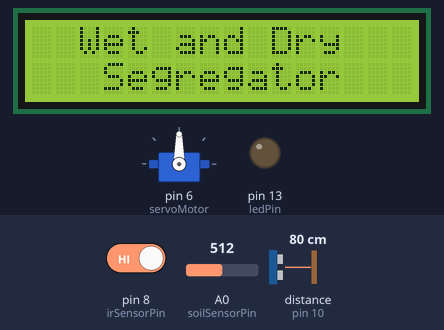
Bench run of a sketch on a simulated Arduino Uno, built with avr-gcc and run on an emulated ATmega328P. Parts: servo, 16×2 character LCD, output pins drawn as LEDs (lit = HIGH). Wiring (inferred from the names in the program): ultrasonic range finder: trigger pin 9; echo pin 10. The test bench sets the inputs (shaded band); at power-on: pin 8 (irSensorPin) HIGH, A0 (soilSensorPin) = 512, distance to the obstacle (sensor on pin 10) 80 cm. The echo pulse lasts 58.3 µs per cm; pins used as bus, display or sensor lines are not drawn; what the sketch prints to the serial monitor is not drawn.

Above: at 1.2 s.
1.3 s: pin 8 (irSensorPin) driven LOW
At 9.2 s:
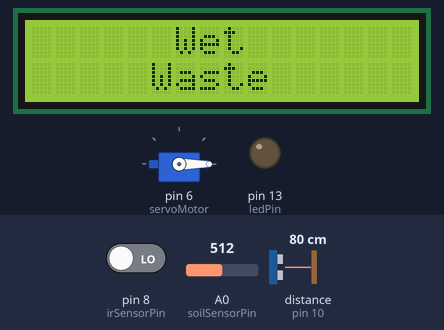
9.7 s: A0 (soilSensorPin) set to 991
16.8 s: A0 (soilSensorPin) set to 1013
At 25.9 s:
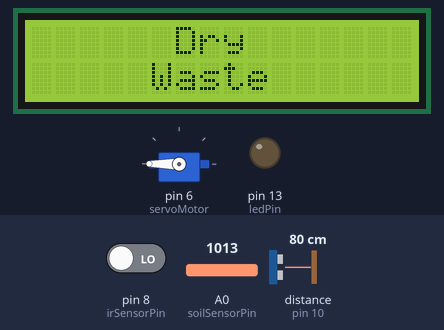
26.2 s: distance to the obstacle (sensor on pin 10) set to 12 cm
34.7 s: distance to the obstacle (sensor on pin 10) set to 9 cm
At 35.4 s:
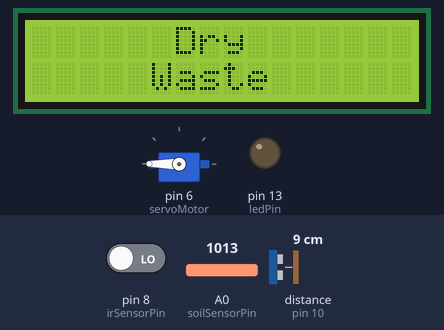
44.4 s: pin 8 (irSensorPin) driven HIGH
At 49.0 s:
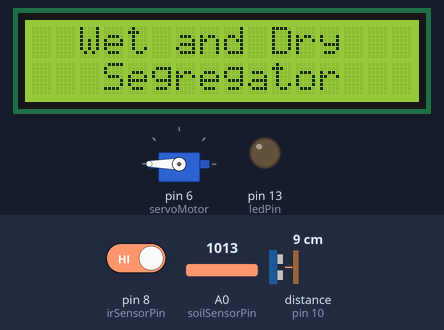
Timing chart, 0 to 50.5 s (numbered marks = the images above; inputs shaded):
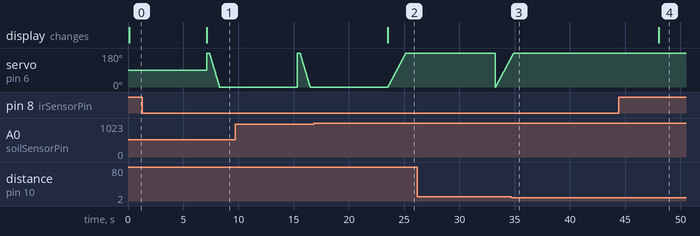

The sketch:

main.ino
```cpp
#include <LCD_I2C.h>
// #include <LiquidCrystal_I2C.h>
#include <IRremote.h>
#include <Servo.h>
#include <Wire.h>


const int soilSensorPin = A0;
const int TrigPin = 9;
const int EchoPin = 10;

const int irSensorPin = 8;
//const int servoMotorPin = 6;
const int ledPin = 13;
int pos;

LCD_I2C lcd(0x27);
Servo servoMotor;

void setup() {
  Serial.begin(9600);
  servoMotor.attach(6);

  lcd.begin();
  lcd.backlight();
  pinMode(TrigPin, OUTPUT);
  pinMode(EchoPin, INPUT);

  pinMode(irSensorPin, INPUT);  // Set IR sensor pin as input
  pinMode(ledPin, OUTPUT);


}

void loop() {
  int sensorValue = digitalRead(irSensorPin);
  int soilMoisture = analogRead(soilSensorPin);
  float distance1 = getUltrasonicDistance(TrigPin, EchoPin);  // Distance from first ultrasonic sensor
  // float distance2 = getUltrasonicDistance(TrigPin2, EchoPin2);  // Distance from second ultrasonic sensor
  float distanceThreshold = 10.0;  // Set detection range from 0 to 10 cm TRASH RANGE
  if (sensorValue == LOW) {
    Serial.println("Trash detected");
    delay(2000);
    if (soilMoisture > 1000) {
      if(distance1>10)
        {
        servoMotor.attach(6);
        Serial.println("Dry - Sliding to the right");
        lcd.clear();
        lcd.setCursor(6, 0);
        lcd.print("Dry");
        lcd.setCursor(5, 1);
        lcd.print("Waste");
        // servoMotor.write(90);
        // servoMotor.detach();
        // delay(5000);

        // servoMotor.attach(6);
        // servoMotor.write(110);
        slideToRight();
        delay(5);
        servoMotor.detach();


        }
      else {
      Serial.println("Trash can full");
      }
    } else {
      servoMotor.attach(6);
      Serial.println("Wet - Sliding to the left");
      lcd.clear();
      lcd.setCursor(6, 0);
	    lcd.print("Wet");
	    lcd.setCursor(5, 1);
     	lcd.print("Waste");
      slideToLeft();
      delay(5);
      servoMotor.detach();

    }
    Serial.print("Moisture: ");
    Serial.println(soilMoisture);
    Serial.print("Distance: ");
    Serial.print(distance1);
    Serial.println(" cm");
  } else {
    Serial.println("No trash detected");
    lcd.clear();
    lcd.setCursor(2, 0);
	  lcd.print("Wet and Dry");
	  lcd.setCursor(2, 1);
   	lcd.print(" Segregator");
  }
  delay(5000);

}

float getUltrasonicDistance(int trigPin, int echoPin) {
  digitalWrite(trigPin, LOW);
  delayMicroseconds(2);
  digitalWrite(trigPin, HIGH);
  delayMicroseconds(10);
  digitalWrite(trigPin, LOW);
  float duration = pulseIn(echoPin, HIGH);
  float distance_cm = duration * 0.0343 / 2.0;  // Use 2.0 for accurate floating-point division
  return distance_cm;
}


void slideToRight() {
  for (pos = 0; pos <= 300; pos += 1) { // goes from 0 degrees to 180 degrees
    // in steps of 1 degree
    servoMotor.write(pos);              // tell servo to go to position in variable 'pos'
    delay(9);
                    // waits 15ms for the servo to reach the position
  }


}


void slideToLeft() {
  for (pos = 230; pos >= 0; pos -= 1) { // goes from 180 degrees to 0 degrees
    servoMotor.write(pos);              // tell servo to go to position in variable 'pos'
    delay(5);                       // waits 15ms for the servo to reach the position
  }
}
```

Measured:
- the behaviour switches between 1000 and 1001 on A0 (soilSensorPin) (found by bisection; images 1 and 2)
- after the input at 1.3 s, the display: changes after 5.8 s (image 1)
- after the input at 16.8 s, the display: changes after 6.7 s (image 2)
- after the input at 34.7 s, servo on pin 6 (servoMotor): goes on until 34.9 s, then stays 180°
- after the input at 44.4 s, the display: changes after 3.6 s (image 4)
